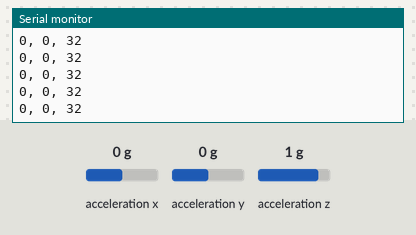
The sketch below on a simulated Arduino Uno, built with avr-gcc and run on an emulated ATmega328P. Parts: the last lines printed to the serial monitor. The test bench sets the inputs (shaded band); at power-on: acceleration x 0 g, acceleration z 1 g, acceleration y 0 g.

Above: at 1.2 s.
1.3 s: acceleration x set to -1.4 g
At 2.1 s:
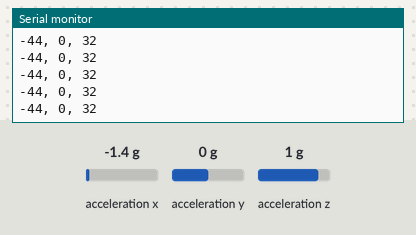
4.3 s: acceleration z set to 0 g
At 5.2 s:
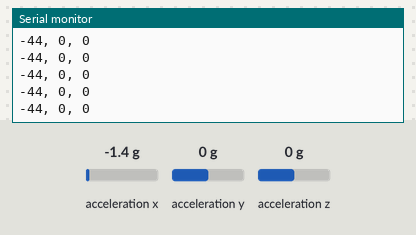
7.3 s: acceleration x set to 0 g
At 7.9 s:
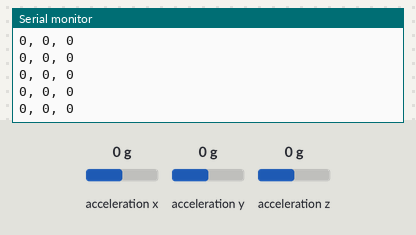
10.3 s: acceleration z set to 0.8 g
At 11.3 s:
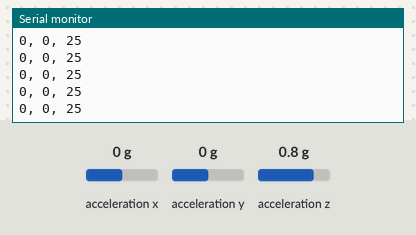
13.3 s: acceleration y set to -1.4 g
At 14.4 s:
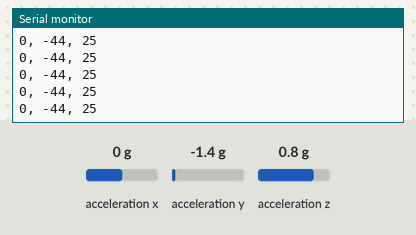
Timing chart, 0 to 15.8 s (numbered marks = the images above; inputs shaded):
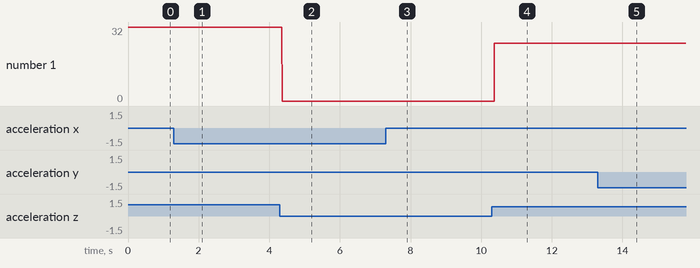

Measured:
- after the input at 1.3 s, the serial monitor: prints a new line after 0.07 s (image 1)
- after the input at 4.3 s, the serial monitor: prints a new line after 0.07 s (image 2)
- after the input at 7.3 s, the serial monitor: prints a new line after 0.08 s (image 3)
- after the input at 10.3 s, the serial monitor: prints a new line after 0.07 s (image 4)
- after the input at 13.3 s, the serial monitor: prints a new line after 0.07 s (image 5)
- plotted number 1: 0 → 25 after the input at 10.3 s

The sketch:

Emisor_datos_serial.ino
```cpp
#include <SPI.h>
#include <Wire.h>
#include <SparkFun_ADXL345.h>

ADXL345 adxl = ADXL345();

void setup()
{
   Serial.begin(9600);
   Serial.println("Iniciar");
   Serial.println();

   adxl.powerOn();
   adxl.setRangeSetting(16);       //Definir el rango, valores 2, 4, 8 o 16
}

void loop()
{
   //leer los valores e imprimirlos
   int x, y, z;
   adxl.readAccel(&x, &y, &z);
   Serial.print(x);
   Serial.print(", ");
   Serial.print(y);
   Serial.print(", ");
   Serial.println(z);
}
```
